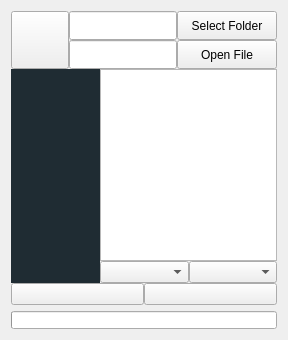
          <widget class="QWidget" name="tab_3">
           <attribute name="title">
            <string>Mapping Crop</string>
           </attribute>
           <layout class="QVBoxLayout" name="verticalLayout_16">
            <item>
             <layout class="QVBoxLayout" name="verticalLayout_17" stretch="3,30,3">
              <property name="spacing">
               <number>0</number>
              </property>
              <item>
               <layout class="QHBoxLayout" name="horizontalLayout_12" stretch="1,16">
                <item>
                 <layout class="QVBoxLayout" name="verticalLayout_18">
                  <item>
                   <widget class="QPushButton" name="reload_pushButton_3">
                    <property name="sizePolicy">
                     <sizepolicy hsizetype="Expanding" vsizetype="Expanding">
                      <horstretch>0</horstretch>
                      <verstretch>0</verstretch>
                     </sizepolicy>
                    </property>
                    <property name="minimumSize">
                     <size>
                      <width>58</width>
                      <height>58</height>
                     </size>
                    </property>
                    <property name="maximumSize">
                     <size>
                      <width>58</width>
                      <height>58</height>
                     </size>
                    </property>
                    <property name="text">
                     <string/>
                    </property>
                    <property name="icon">
                     <iconset resource="../resources.qrc">
                      <normaloff>:/icons/icons/reload.svg</normaloff>:/icons/icons/reload.svg</iconset>
                    </property>
                    <property name="iconSize">
                     <size>
                      <width>32</width>
                      <height>32</height>
                     </size>
                    </property>
                   </widget>
                  </item>
                 </layout>
                </item>
                <item>
                 <layout class="QVBoxLayout" name="verticalLayout_19">
                  <item>
                   <layout class="QHBoxLayout" name="horizontalLayout_17">
                    <item>
                     <widget class="QLineEdit" name="lineEdit_6">
                      <property name="minimumSize">
                       <size>
                        <width>0</width>
                        <height>29</height>
                       </size>
                      </property>
                      <property name="maximumSize">
                       <size>
                        <width>16777215</width>
                        <height>29</height>
                       </size>
                      </property>
                     </widget>
                    </item>
                    <item>
                     <widget class="QPushButton" name="FolderPushButton_2">
                      <property name="minimumSize">
                       <size>
                        <width>100</width>
                        <height>29</height>
                       </size>
                      </property>
                      <property name="maximumSize">
                       <size>
                        <width>100</width>
                        <height>29</height>
                       </size>
                      </property>
                      <property name="text">
                       <string>Select Folder</string>
                      </property>
                      <property name="icon">
                       <iconset resource="../resources.qrc">
                        <normaloff>:/icons/icons/folder.svg</normaloff>:/icons/icons/folder.svg</iconset>
                      </property>
                     </widget>
                    </item>
                   </layout>
                  </item>
                  <item>
                   <layout class="QHBoxLayout" name="horizontalLayout_16">
                    <item>
                     <widget class="QLineEdit" name="lineEdit_7">
                      <property name="minimumSize">
                       <size>
                        <width>0</width>
                        <height>29</height>
                       </size>
                      </property>
                      <property name="sizeIncrement">
                       <size>
                        <width>0</width>
                        <height>29</height>
                       </size>
                      </property>
                     </widget>
                    </item>
                    <item>
                     <widget class="QPushButton" name="TablePushButton">
                      <property name="minimumSize">
                       <size>
                        <width>100</width>
                        <height>29</height>
                       </size>
                      </property>
                      <property name="maximumSize">
                       <size>
                        <width>100</width>
                        <height>29</height>
                       </size>
                      </property>
                      <property name="text">
                       <string>Open File</string>
                      </property>
                      <property name="icon">
                       <iconset resource="../resources.qrc">
                        <normaloff>:/icons/icons/excel.svg</normaloff>:/icons/icons/excel.svg</iconset>
                      </property>
                     </widget>
                    </item>
                   </layout>
                  </item>
                 </layout>
                </item>
               </layout>
              </item>
              <item>
               <layout class="QHBoxLayout" name="horizontalLayout_13" stretch="1,2">
                <property name="spacing">
                 <number>0</number>
                </property>
                <item>
                 <widget class="QLabel" name="crop_label_3">
                  <property name="sizePolicy">
                   <sizepolicy hsizetype="Ignored" vsizetype="Ignored">
                    <horstretch>0</horstretch>
                    <verstretch>0</verstretch>
                   </sizepolicy>
                  </property>
                  <property name="styleSheet">
                   <string notr="true">background: #1f2c33</string>
                  </property>
                  <property name="text">
                   <string/>
                  </property>
                  <property name="scaledContents">
                   <bool>true</bool>
                  </property>
                  <property name="alignment">
                   <set>Qt::AlignCenter</set>
                  </property>
                 </widget>
                </item>
                <item>
                 <layout class="QVBoxLayout" name="verticalLayout_12">
                  <item>
                   <widget class="QTableView" name="tableView"/>
                  </item>
                  <item>
                   <layout class="QHBoxLayout" name="horizontalLayout_9">
                    <item>
                     <widget class="QComboBox" name="comboBox_1"/>
                    </item>
                    <item>
                     <widget class="QComboBox" name="comboBox_2"/>
                    </item>
                   </layout>
                  </item>
                 </layout>
                </item>
               </layout>
              </item>
              <item>
               <layout class="QHBoxLayout" name="horizontalLayout_15">
                <item>
                 <widget class="QPushButton" name="CropPushButton_3">
                  <property name="sizePolicy">
                   <sizepolicy hsizetype="Expanding" vsizetype="Expanding">
                    <horstretch>0</horstretch>
                    <verstretch>0</verstretch>
                   </sizepolicy>
                  </property>
                  <property name="text">
                   <string/>
                  </property>
                  <property name="icon">
                   <iconset resource="../resources.qrc">
                    <normaloff>:/icons/icons/crop.svg</normaloff>:/icons/icons/crop.svg</iconset>
                  </property>
                 </widget>
                </item>
                <item>
                 <widget class="QPushButton" name="CancelPushButton_2">
                  <property name="sizePolicy">
                   <sizepolicy hsizetype="Expanding" vsizetype="Expanding">
                    <horstretch>0</horstretch>
                    <verstretch>0</verstretch>
                   </sizepolicy>
                  </property>
                  <property name="text">
                   <string/>
                  </property>
                  <property name="icon">
                   <iconset resource="../resources.qrc">
                    <normaloff>:/icons/icons/cancel.svg</normaloff>:/icons/icons/cancel.svg</iconset>
                  </property>
                 </widget>
                </item>
               </layout>
              </item>
             </layout>
            </item>
            <item>
             <layout class="QVBoxLayout" name="verticalLayout_20">
              <item>
               <widget class="QProgressBar" name="progressBar_2">
                <property name="enabled">
                 <bool>true</bool>
                </property>
                <property name="minimumSize">
                 <size>
                  <width>0</width>
                  <height>18</height>
                 </size>
                </property>
                <property name="maximumSize">
                 <size>
                  <width>16777215</width>
                  <height>18</height>
                 </size>
                </property>
                <property name="value">
                 <number>0</number>
                </property>
                <property name="textVisible">
                 <bool>false</bool>
                </property>
               </widget>
              </item>
             </layout>
            </item>
           </layout>
          </widget>
